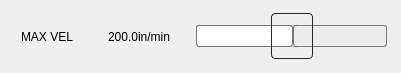
                     <widget class="QWidget" name="horizontalLayoutWidget">
                      <property name="geometry">
                       <rect>
                        <x>302</x>
                        <y>209</y>
                        <width>401</width>
                        <height>53</height>
                       </rect>
                      </property>
                      <layout class="QHBoxLayout" name="horizontalLayout_9">
                       <item>
                        <widget class="QLabel" name="label_11">
                         <property name="sizePolicy">
                          <sizepolicy hsizetype="Fixed" vsizetype="Preferred">
                           <horstretch>0</horstretch>
                           <verstretch>0</verstretch>
                          </sizepolicy>
                         </property>
                         <property name="minimumSize">
                          <size>
                           <width>70</width>
                           <height>0</height>
                          </size>
                         </property>
                         <property name="maximumSize">
                          <size>
                           <width>70</width>
                           <height>16777215</height>
                          </size>
                         </property>
                         <property name="text">
                          <string>MAX VEL</string>
                         </property>
                         <property name="alignment">
                          <set>Qt::AlignCenter</set>
                         </property>
                        </widget>
                       </item>
                       <item>
                        <widget class="StatusLabel" name="statuslabel_8">
                         <property name="sizePolicy">
                          <sizepolicy hsizetype="Preferred" vsizetype="Fixed">
                           <horstretch>0</horstretch>
                           <verstretch>0</verstretch>
                          </sizepolicy>
                         </property>
                         <property name="minimumSize">
                          <size>
                           <width>0</width>
                           <height>41</height>
                          </size>
                         </property>
                         <property name="maximumSize">
                          <size>
                           <width>100</width>
                           <height>16777215</height>
                          </size>
                         </property>
                         <property name="text">
                          <string>200.0in/min</string>
                         </property>
                         <property name="alignment">
                          <set>Qt::AlignCenter</set>
                         </property>
                         <property name="textTemplate" stdset="0">
                          <string>%.1fin/min</string>
                         </property>
                         <property name="alt_textTemplate" stdset="0">
                          <string>%.1fmm/min</string>
                         </property>
                         <property name="index_number" stdset="0">
                          <number>0</number>
                         </property>
                         <property name="max_velocity_override_status" stdset="0">
                          <bool>true</bool>
                         </property>
                         <property name="current_feedrate_status" stdset="0">
                          <bool>false</bool>
                         </property>
                         <property name="gcode_selected_status" stdset="0">
                          <bool>false</bool>
                         </property>
                        </widget>
                       </item>
                       <item>
                        <widget class="StatusSlider" name="statusslider_4">
                         <property name="sizePolicy">
                          <sizepolicy hsizetype="Fixed" vsizetype="Fixed">
                           <horstretch>0</horstretch>
                           <verstretch>0</verstretch>
                          </sizepolicy>
                         </property>
                         <property name="minimumSize">
                          <size>
                           <width>191</width>
                           <height>51</height>
                          </size>
                         </property>
                         <property name="styleSheet">
                          <string notr="true">QSlider::groove:horizontal {
border: 1px solid #bbb;
background: white;
height: 20px;
border-radius: 3px;
}

QSlider::sub-page:horizontal {
background: qlineargradient(x1: 0, y1: 0,    x2: 0, y2: 1,
    stop: 0 #66e, stop: 1 #bbf);
background: qlineargradient(x1: 0, y1: 0.2, x2: 1, y2: 1,
    stop: 0 #bbf, stop: 1 #55f);
border: 1px solid #777;
height: 20px;
border-radius: 3px;
}

QSlider::add-page:horizontal {
background: rgb(235, 235, 235);
border: 1px solid #777;
height: 20px;
border-radius: 3px;
}

QSlider::handle:horizontal {
background: qlineargradient(spread:reflect, x1:0, y1:0, x2:1, y2:0, stop:0 rgba(255, 255, 255, 255), stop:0.1 rgba(60, 60, 60, 255), stop:0.21 rgba(60, 60, 60, 255), stop:0.25 rgba(255, 255, 255, 255), stop:0.29 rgba(60, 60, 60, 255), stop:0.46 rgba(60, 60, 60, 255), stop:0.5 rgba(255, 255, 255, 255), stop:0.54 rgba(60, 60, 60, 255), stop:0.71 rgba(60, 60, 60, 255), stop:0.75 rgba(255, 255, 255, 255), stop:0.79 rgba(60, 60, 60, 255), stop:0.9 rgba(60, 60, 60, 255), stop:1 rgba(255, 255, 255, 255));
border: 1px solid #777;
border-color: rgba(40, 40, 40, 255);
width: 40px;
margin-top: -13px;
margin-bottom: -13px;
border-radius: 4px;
}

QSlider::handle:horizontal:hover {
background: qlineargradient(spread:reflect, x1:0, y1:0, x2:1, y2:0, stop:0 rgba(255, 255, 255, 255), stop:0.1 rgba(60, 60, 60, 255), stop:0.21 rgba(60, 60, 60, 255), stop:0.25 rgba(255, 255, 255, 255), stop:0.29 rgba(60, 60, 60, 255), stop:0.46 rgba(60, 60, 60, 255), stop:0.5 rgba(255, 255, 255, 255), stop:0.54 rgba(60, 60, 60, 255), stop:0.71 rgba(60, 60, 60, 255), stop:0.75 rgba(255, 255, 255, 255), stop:0.79 rgba(60, 60, 60, 255), stop:0.9 rgba(60, 60, 60, 255), stop:1 rgba(255, 255, 255, 255));
border: 1px solid #444;
border-color: rgb(241, 239, 237);
border-radius: 4px;
}

QSlider::sub-page:horizontal:disabled {
background: #bbb;
border-color: #999;
}

QSlider::add-page:horizontal:disabled {
background: #eee;
border-color: #999;
}

QSlider::handle:horizontal:disabled {
background: #eee;
border: 1px solid #aaa;
border-radius: 4px;
}</string>
                         </property>
                         <property name="maximum">
                          <number>199</number>
                         </property>
                         <property name="singleStep">
                          <number>1</number>
                         </property>
                         <property name="pageStep">
                          <number>1</number>
                         </property>
                         <property name="value">
                          <number>100</number>
                         </property>
                         <property name="orientation">
                          <enum>Qt::Horizontal</enum>
                         </property>
                         <property name="feed_rate" stdset="0">
                          <bool>false</bool>
                         </property>
                         <property name="jograte_rate" stdset="0">
                          <bool>false</bool>
                         </property>
                         <property name="max_velocity_rate" stdset="0">
                          <bool>true</bool>
                         </property>
                        </widget>
                       </item>
                      </layout>
                     </widget>
